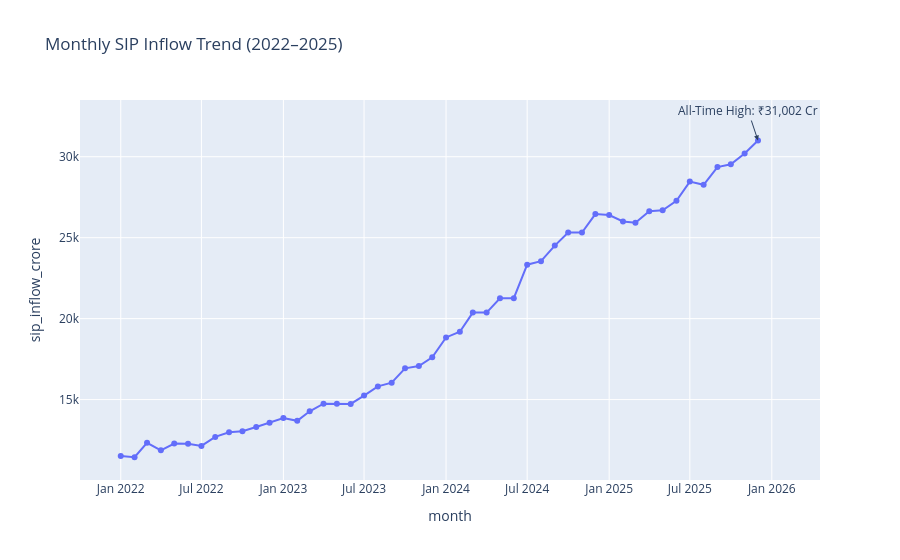

The code cell stored with this chart in its notebook:
### Code cell
import plotly.express as px

fig = px.line(
    sip,
    x="month",
    y="sip_inflow_crore",
    title="Monthly SIP Inflow Trend (2022–2025)",
    markers=True
)

# Find highest SIP inflow
max_row = sip.loc[sip["sip_inflow_crore"].idxmax()]

fig.add_annotation(
    x=str(max_row["month"].date()),
    y=float(max_row["sip_inflow_crore"]),
    text=f"All-Time High: ₹{int(max_row['sip_inflow_crore']):,} Cr",
    showarrow=True,
    arrowhead=2
)

fig.show()

### Figure 1 — Plotly figure (JSON) as saved in the notebook; plotly's stock layout.template omitted (floating-point values rounded to 4 significant figures)
{"data": [{"hovertemplate": "month=%{x}<br>sip_inflow_crore=%{y}<extra></extra>", "legendgroup": "", "line": {"color": "#636efa", "dash": "solid"}, "marker": {"symbol": "circle"}, "mode": "lines+markers", "name": "", "orientation": "v", "showlegend": false, "type": "scatter", "x": ["2022-01-01T00:00:00", "2022-02-01T00:00:00", "2022-03-01T00:00:00", "2022-04-01T00:00:00", "2022-05-01T00:00:00", "2022-06-01T00:00:00", "2022-07-01T00:00:00", "2022-08-01T00:00:00", "2022-09-01T00:00:00", "2022-10-01T00:00:00", "2022-11-01T00:00:00", "2022-12-01T00:00:00", "2023-01-01T00:00:00", "2023-02-01T00:00:00", "2023-03-01T00:00:00", "2023-04-01T00:00:00", "2023-05-01T00:00:00", "2023-06-01T00:00:00", "2023-07-01T00:00:00", "2023-08-01T00:00:00", "2023-09-01T00:00:00", "2023-10-01T00:00:00", "2023-11-01T00:00:00", "2023-12-01T00:00:00", "2024-01-01T00:00:00", "2024-02-01T00:00:00", "2024-03-01T00:00:00", "2024-04-01T00:00:00", "2024-05-01T00:00:00", "2024-06-01T00:00:00", "2024-07-01T00:00:00", "2024-08-01T00:00:00", "2024-09-01T00:00:00", "2024-10-01T00:00:00", "2024-11-01T00:00:00", "2024-12-01T00:00:00", "2025-01-01T00:00:00", "2025-02-01T00:00:00", "2025-03-01T00:00:00", "2025-04-01T00:00:00", "2025-05-01T00:00:00", "2025-06-01T00:00:00", "2025-07-01T00:00:00", "2025-08-01T00:00:00", "2025-09-01T00:00:00", "2025-10-01T00:00:00", "2025-11-01T00:00:00", "2025-12-01T00:00:00"], "xaxis": "x", "y": [11517, 11438, 12328, 11863, 12286, 12276, 12140, 12694, 12976, 13040, 13306, 13573, 13856, 13687, 14276, 14749, 14749, 14734, 15245, 15814, 16042, 16928, 17073, 17610, 18838, 19187, 20371, 20371, 21262, 21262, 23332, 23547, 24509, 25323, 25320, 26459, 26400, 25999, 25926, 26632, 26688, 27274, 28464, 28265, 29361, 29529, 30200, 31002], "yaxis": "y"}], "layout": {"annotations": [{"arrowhead": 2, "showarrow": true, "text": "All-Time High: ₹31,002 Cr", "x": "2025-12-01", "y": 31002}], "legend": {"tracegroupgap": 0}, "title": {"text": "Monthly SIP Inflow Trend (2022–2025)"}, "xaxis": {"anchor": "y", "domain": [0, 1], "title": {"text": "month"}}, "yaxis": {"anchor": "x", "domain": [0, 1], "title": {"text": "sip_inflow_crore"}}}}
